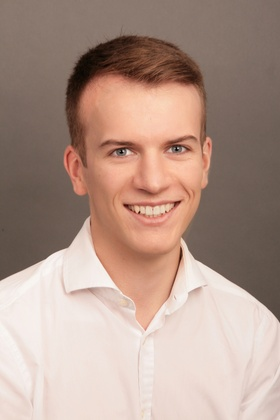
%> input picture ichBewerb.jpg, 280 x 420 px, shrunk from 2592 x 3888 before the run
$ octave ImageSinConverter_V2.m   (GNU Octave 9; MATLAB toolbox functions it lacks are replaced by stand-ins)
%> lines starting %> are read from the running program, lines starting %| are printed output that depends on the picture
%% BildSinConverter
clear
close all

%% input
% [A,map] = imread("IMG_20200821_110538.JPG");      % Ramon
% [A,map] = imread("ichBewerb_edge.png");              % Ich Bewerbung_edge
[A,map] = imread("ichBewerb.jpg");              % Ich Bewerbung
%> A is the input picture: size 420x280x3 uint8; mean R, G, B 176.4, 150.7, 138.5
%> map = []
% [A,map] = imread("IMG_0514.JPG");                   % Ich
bild = im2double(A);

%% display original image
figure(1)
imshow(A)

%% convert to grayscale
A_gray = rgb2gray(A);
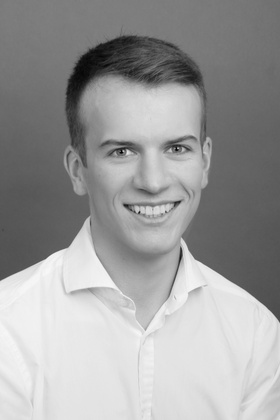
%> A_gray: size 420x280 uint8; min 2, max 249, mean 156.9
% display grayscale image
figure(2)
imshow(A_gray)

%% edge detection
A_edge = edge(A_gray,'sobel');
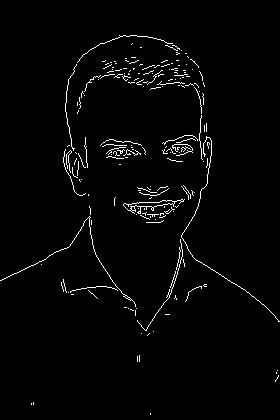
%> A_edge: size 420x280 logical; 2.1% white in thin lines or dots
% display
figure(3)
imshow(A_edge)

%% entropy filter
%> (the run ends here)

$ run again, with IMG_0514.JPG copied over ichBewerb.jpg
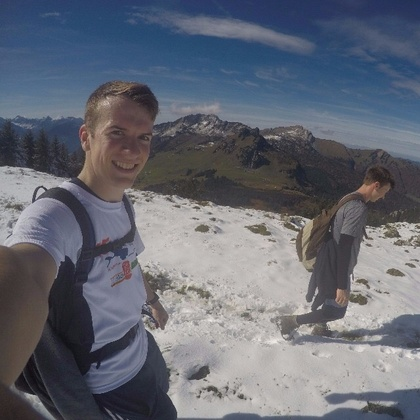
%> input picture IMG_0514.JPG, 420 x 420 px, shrunk from 640 x 640 before the run
%> A is the input picture: size 420x420x3 uint8; mean R, G, B 101.2, 105.3, 116.3
%> map = []
%> `A_gray = rgb2gray(A);`:
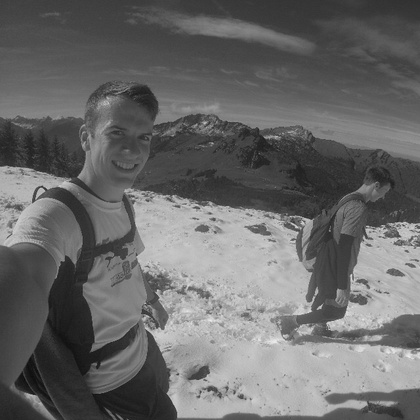
%> A_gray: size 420x420 uint8; min 10, max 237, mean 105.3
%> `A_edge = edge(A_gray,'sobel');`:
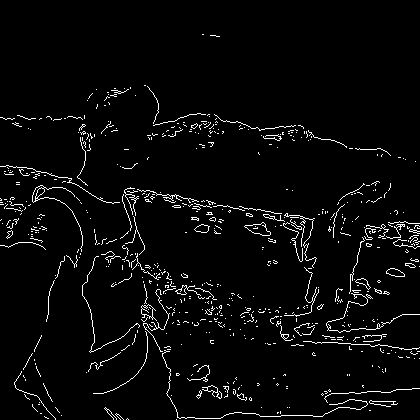
%> A_edge: size 420x420 logical; 3.6% white in thin lines or dots
